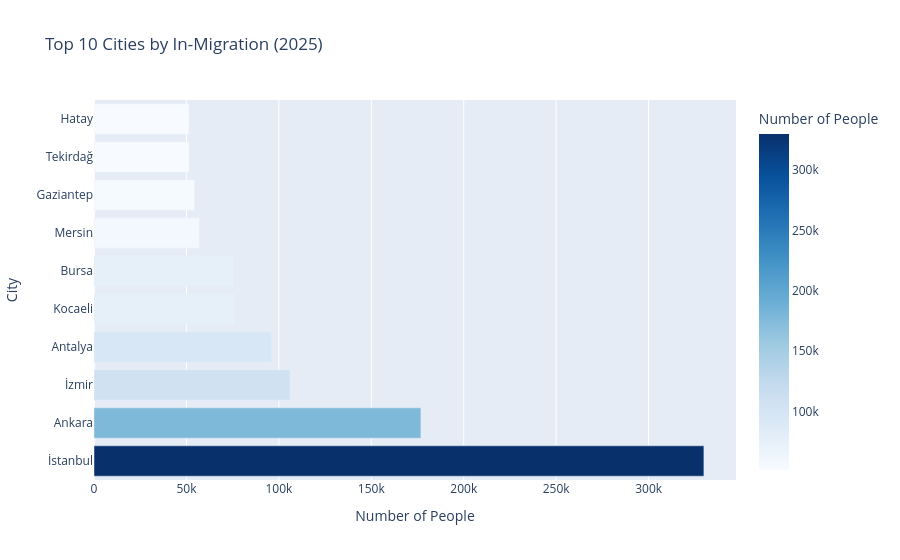

The code cell stored with this chart in its notebook:
### Code cell
top10 = df.nlargest(11, "Toplam")[["İl", "Toplam"]].iloc[1:]

fig = px.bar(
    top10,
    x="Toplam",
    y="İl",
    orientation="h",
    title="Top 10 Cities by In-Migration (2025)",
    labels={"Toplam": "Number of People", "İl": "City"},
    color="Toplam",
    color_continuous_scale="Blues"
)
fig.show()

### Figure 1 — Plotly figure (JSON) as saved in the notebook; plotly's stock layout.template omitted (floating-point values rounded to 4 significant figures)
{"data": [{"hovertemplate": "Number of People=%{marker.color}<br>City=%{y}<extra></extra>", "legendgroup": "", "marker": {"color": [329900.0, 176800.0, 106100.0, 96030.0, 76320.0, 75600.0, 57090.0, 54510.0, 51530.0, 51440.0], "coloraxis": "coloraxis", "pattern": {"shape": ""}}, "name": "", "orientation": "h", "showlegend": false, "textposition": "auto", "type": "bar", "x": [329900.0, 176800.0, 106100.0, 96030.0, 76320.0, 75600.0, 57090.0, 54510.0, 51530.0, 51440.0], "xaxis": "x", "y": ["İstanbul", "Ankara", "İzmir", "Antalya", "Kocaeli", "Bursa", "Mersin", "Gaziantep", "Tekirdağ", "Hatay"], "yaxis": "y"}], "layout": {"barmode": "relative", "coloraxis": {"autocolorscale": false, "colorbar": {"title": {"text": "Number of People"}}, "colorscale": [[0, "rgb(247,251,255)"], [0.125, "rgb(222,235,247)"], [0.25, "rgb(198,219,239)"], [0.375, "rgb(158,202,225)"], [0.5, "rgb(107,174,214)"], [0.625, "rgb(66,146,198)"], [0.75, "rgb(33,113,181)"], [0.875, "rgb(8,81,156)"], [1, "rgb(8,48,107)"]]}, "legend": {"tracegroupgap": 0}, "title": {"text": "Top 10 Cities by In-Migration (2025)"}, "xaxis": {"anchor": "y", "domain": [0, 1], "title": {"text": "Number of People"}}, "yaxis": {"anchor": "x", "domain": [0, 1], "title": {"text": "City"}}}}
